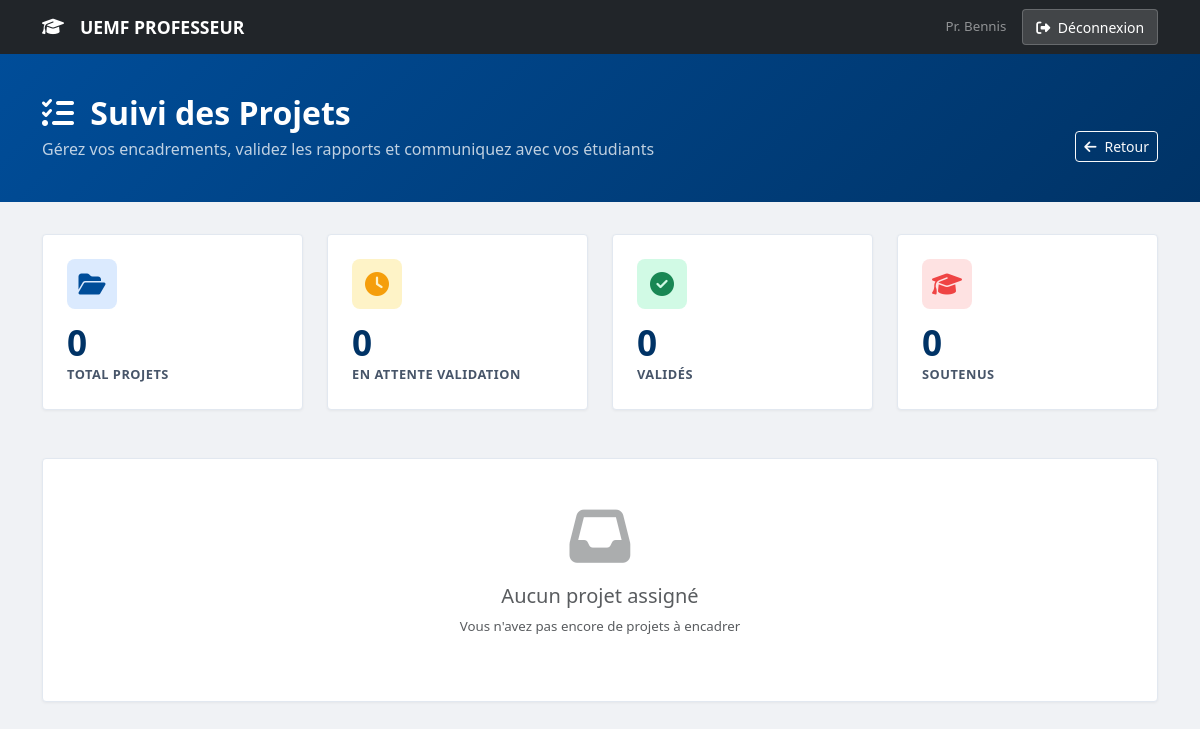
The page /src/views/prof/encadrement.php (signed in) on the database as committed earlier.
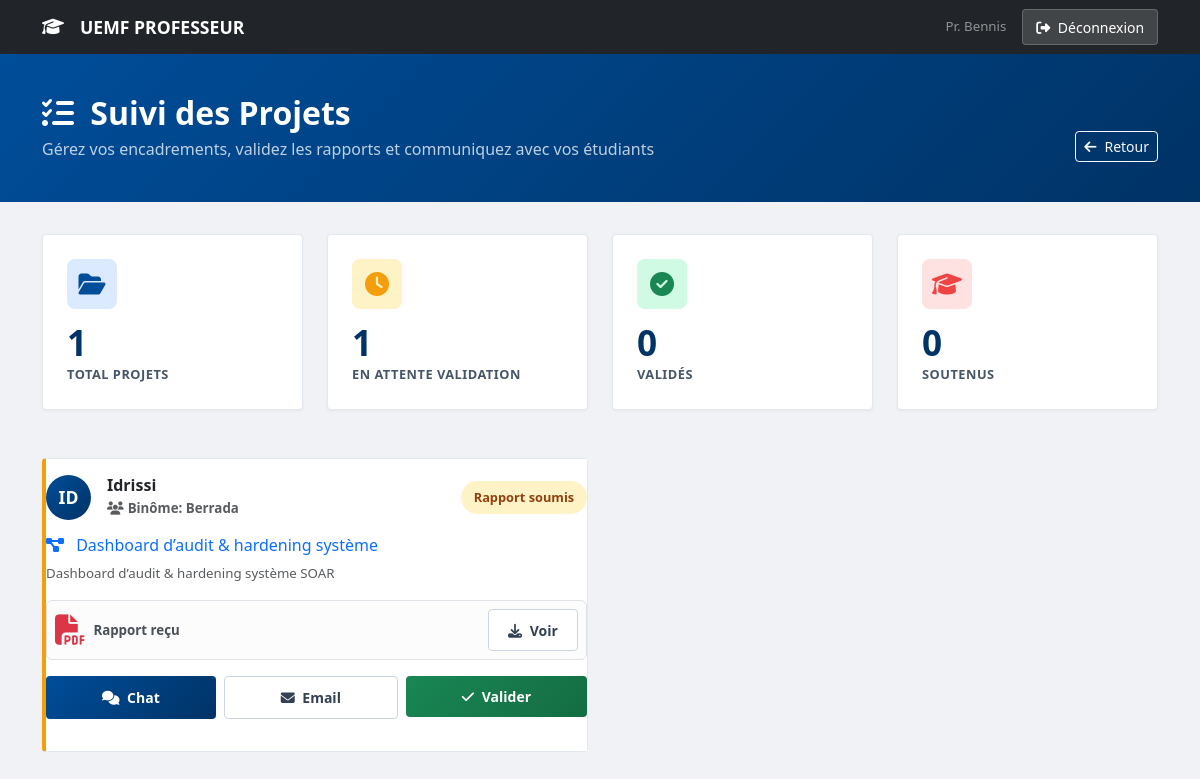
The same page on the database as committed later.
### tables this page shows
CREATE TABLE `projets` (
  `id` int(11) NOT NULL,
  `titre` varchar(255) NOT NULL,
  `description` text NOT NULL,
  `domaine` varchar(100) DEFAULT NULL,
  `technologies` varchar(255) DEFAULT NULL,
  `binome_email` varchar(150) DEFAULT NULL,
  `etudiant_id` int(11) NOT NULL,
  `encadrant_id` int(11) DEFAULT NULL,
  `filiere_id` int(11) NOT NULL,
  `encadrant_pref1_id` int(11) DEFAULT NULL,
  `encadrant_pref2_id` int(11) DEFAULT NULL,
  `encadrant_pref3_id` int(11) DEFAULT NULL,
  `statut` varchar(50) DEFAULT 'inscrit',
  `annee_universitaire` varchar(20) DEFAULT '2025-2026',
  `created_at` datetime DEFAULT current_timestamp(),
  `rapport_chemin` varchar(255) DEFAULT NULL
);

CREATE TABLE `users` (
  `id` int(11) NOT NULL,
  `nom` varchar(100) NOT NULL,
  `prenom` varchar(100) DEFAULT NULL,
  `email` varchar(100) NOT NULL,
  `username` varchar(50) DEFAULT NULL,
  `login` varchar(100) NOT NULL,
  `password` varchar(255) NOT NULL,
  `role` enum('etudiant','prof','coordinateur','directeur','assistante') NOT NULL,
  `filiere_id` int(11) DEFAULT NULL,
  `specialite` varchar(255) DEFAULT NULL,
  `telephone` varchar(20) DEFAULT NULL,
  `created_at` timestamp NOT NULL DEFAULT current_timestamp(),
  `must_change_password` tinyint(1) DEFAULT 1,
  `otp_secret` varchar(32) DEFAULT NULL
);

### src/views/prof/encadrement.php (the view, shortened to what the changed rows need)
<?php
require_once '../../../config/database.php';
$prof_id = $_SESSION['user_id'];
$sql = "SELECT p.*, u.nom AS etudiant_nom, u.email AS etudiant_email,
               b.nom AS binome_nom, f.nom AS filiere_nom,
               r.chemin_fichier AS rapport_path
        FROM projets p
        JOIN users u ON p.etudiant_id = u.id
        LEFT JOIN users b ON p.binome_email = b.email
        LEFT JOIN filieres f ON p.filiere_id = f.id
        LEFT JOIN rapports r ON r.projet_id = p.id
        WHERE p.encadrant_id = ? ORDER BY p.created_at DESC";
$projets = $pdo->prepare($sql);
$projets->execute([$prof_id]);
$projets = $projets->fetchAll();
$nbTotal = count($projets);
$nbEnAttente = 0; $nbValides = 0; $nbSoutenus = 0;
foreach($projets as $p) {
    if($p['statut'] == 'valide_encadrant') $nbValides++;
    elseif($p['statut'] == 'rapport_soumis') $nbEnAttente++;
    elseif($p['statut'] == 'soutenu') $nbSoutenus++;
}
?>
<!DOCTYPE html>
<html lang="fr">
<head>
    <link href="https://cdn.jsdelivr.net/npm/bootstrap@5.3.0/dist/css/bootstrap.min.css" rel="stylesheet">
    <link rel="stylesheet" href="https://cdnjs.cloudflare.com/ajax/libs/font-awesome/6.4.0/css/all.min.css">
    <link rel="stylesheet" href="../../../public/assets/css/style.css">
</head>
<body>
    <div class="dashboard-hero">
        <div class="container">
            <div class="d-flex justify-content-between align-items-end">
                <div>
                    <h2 class="mb-1">
                        <i class="fas fa-tasks me-2"></i>
                        Suivi des Projets
                    </h2>
                </div>
            </div>
        </div>
    </div>
    <div class="container pb-5">
        <div class="row g-4 mb-5">
            <div class="col-md-3 col-sm-6">
                <div class="stat-card">
                    <div class="stat-icon primary">
                        <i class="fas fa-folder-open"></i>
                    </div>
                    <div class="stat-number"><?= $nbTotal ?></div>
                    <div class="stat-label">Total Projets</div>
                </div>
            </div>
            <div class="col-md-3 col-sm-6">
                <div class="stat-card">
                    <div class="stat-icon warning">
                        <i class="fas fa-clock"></i>
                    </div>
                    <div class="stat-number"><?= $nbEnAttente ?></div>
                    <div class="stat-label">En attente validation</div>
                </div>
            </div>
        </div>
        <?php if(empty($projets)): ?>
            <div class="card">
                <div class="card-body text-center py-5">
                    <i class="fas fa-inbox fa-4x text-muted mb-3 opacity-50"></i>
                    <h5 class="text-muted">Aucun projet assigné</h5>
                    <p class="text-muted small">Vous n'avez pas encore de projets à encadrer</p>
                </div>
            </div>
        <?php else: ?>
            <div class="row g-4">
                <?php foreach($projets as $p):
                    $statusClass = '';
                    $statusBadge = '';
                    switch($p['statut']) {
                        case 'rapport_soumis':
                            $statusClass = 'en_cours';
                            $statusBadge = 'warning';
                            break;
                    }
                ?>
                <div class="col-lg-6">
                    <div class="project-card" data-status="<?= $statusClass ?>">
                        <div class="card-header bg-white py-3 border-0">
                            <div class="d-flex align-items-center">
                                <div class="student-avatar me-3">
                                    <?= strtoupper(substr($p['etudiant_nom'], 0, 2)) ?>
                                </div>
                                <div class="flex-grow-1">
                                    <h6 class="mb-0 fw-bold"><?= htmlspecialchars($p['etudiant_nom']) ?></h6>
                                    <small class="text-muted">
                                        <?= $p['binome_nom'] ? '<i class="fas fa-users me-1"></i>Binôme: '.$p['binome_nom'] : '<i class="fas fa-user me-1"></i>Monôme' ?>
                                    </small>
                                </div>
                                <span class="badge-modern <?= $statusBadge ?>">
                                    <?= ucfirst(str_replace('_', ' ', $p['statut'])) ?>
                                </span>
                            </div>
                        </div>
                        <div class="card-body">
                            <h6 class="card-title text-primary mb-2">
                                <i class="fas fa-project-diagram me-2"></i>
                                <?= htmlspecialchars($p['titre']) ?>
                            </h6>
                            <?php if($p['description']): ?>
                                <p class="text-muted small mb-3">
                                    <?= htmlspecialchars(substr($p['description'], 0, 120)) ?>
                                </p>
                            <?php endif; ?>
                            <?php if($p['rapport_path']): ?>
                                <div class="alert alert-light border p-2 mb-3 d-flex align-items-center justify-content-between">
                                    <div class="d-flex align-items-center">
                                        <i class="fas fa-file-pdf text-danger fa-2x me-2"></i>
                                        <small><strong>Rapport reçu</strong></small>
                                    </div>
                                    <a href="../../../public/<?= $p['rapport_path'] ?>" target="_blank" class="btn btn-sm btn-outline-modern">
                                        <i class="fas fa-download me-1"></i>
                                        Voir
                                    </a>
                                </div>
                            <?php endif; ?>
                        </div>
                        <div class="card-footer bg-white border-0 pb-3">
                            <div class="d-flex gap-2 mb-3">
                                <button class="btn btn-primary-modern btn-sm flex-fill" data-bs-toggle="collapse" data-bs-target="#chat<?= $p['id'] ?>">
                                    <i class="fas fa-comments me-1"></i>
                                    Chat
                                </button>
                                <a href="mailto:<?= htmlspecialchars($p['etudiant_email']) ?>" class="btn btn-outline-modern btn-sm flex-fill">
                                    <i class="fas fa-envelope me-1"></i>
                                    Email
                                </a>
                                <?php if($p['statut'] == 'rapport_soumis'): ?>
                                    <form method="POST" class="flex-fill">
                                        <button type="submit" name="valider_rapport" class="btn btn-success-modern btn-sm w-100" onclick="return confirm('Valider ce rapport ?')">
                                            <i class="fas fa-check me-1"></i>
                                            Valider
                                        </button>
                                    </form>
                                <?php endif; ?>
                            </div>
                        </div>
                    </div>
                </div>
                <?php endforeach; ?>
            </div>
        <?php endif; ?>
    </div>
</body>
</html>

Rows that differ between the two databases and show on the page:
added projets: etudiant.nom "ID", etudiant.nom "Idrissi", users.nom "Berrada", statut "Rapport soumis", titre "Dashboard d’audit & hardening système", description "Dashboard d’audit & hardening système SOAR"
Other text that changed with them:
$nbTotal: "0" → "1"
$nbEnAttente: "0" → "1"
text no longer shown: "Aucun projet assigné Vous n'avez pas encore de projets à encadrer"
